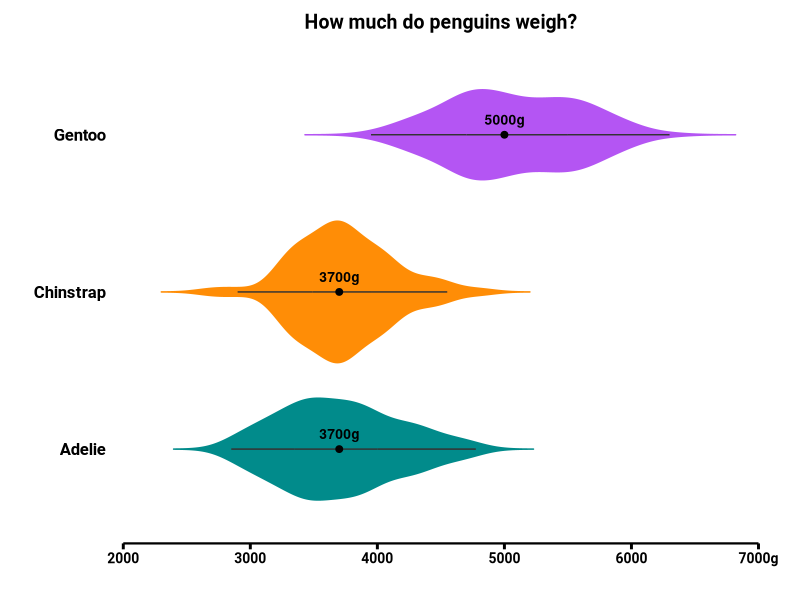

R code for this plot:
library(ggplot2)
library(palmerpenguins)

ggplot(penguins, aes(x = species, y = body_mass_g, fill = species)) +
  geom_violin(aes(color = species), trim = FALSE) +
  geom_boxplot(width = 0, outlier.shape = NA) +
  stat_summary(fun = median, geom = "point", size = 2, color = "black") +
  stat_summary(
    fun = median,
    geom = "text",
    aes(label = sprintf("%dg", after_stat(y))),
    vjust = -1,
    size = 3.5,
    fontface = "bold"
  ) +
  coord_flip() +
  scale_fill_manual(
    values = c(
      "Adelie" = "#018b8b",
      "Chinstrap" = "#ff8d06",
      "Gentoo" = "#b455f3"
    )
  ) +
  scale_color_manual(
    values = c(
      "Adelie" = "#018b8b",
      "Chinstrap" = "#ff8d06",
      "Gentoo" = "#b455f3"
    )
  ) +
  scale_y_continuous(
    breaks = seq(2000, 7000, by = 1000),
    limits = c(2000, 7000),
    expand = c(0, 0),
    labels = function(x) ifelse(x == max(x), paste0(x, "g"), x)
  ) +
  labs(
    title = "How much do penguins weigh?",
    x = "",
    y = "",
  ) +
  theme_minimal() +
  theme(
    axis.ticks.x = element_line(linewidth = 1),
    axis.line.x = element_line(linewidth = 0.75),
    axis.text.x = element_text(
      size = 10,
      face = "bold",
      family = "roboto",
      color = "black"
    ),
    axis.text.y = element_text(
      size = 12,
      face = "bold",
      family = "roboto",
      color = "black",
      hjust = 1,
      margin = margin(r = 10)
    ),
    axis.ticks.length.x = unit(0.15, "cm"),
    legend.position = "none",
    panel.grid.major = element_blank(),
    panel.grid.minor = element_blank(),
    plot.margin = margin(t = 10, r = 30, b = 10, l = 10),
    plot.title = element_text(
      hjust = 0.5,
      size = 14,
      face = "bold",
      family = "roboto",
    ),
  )
